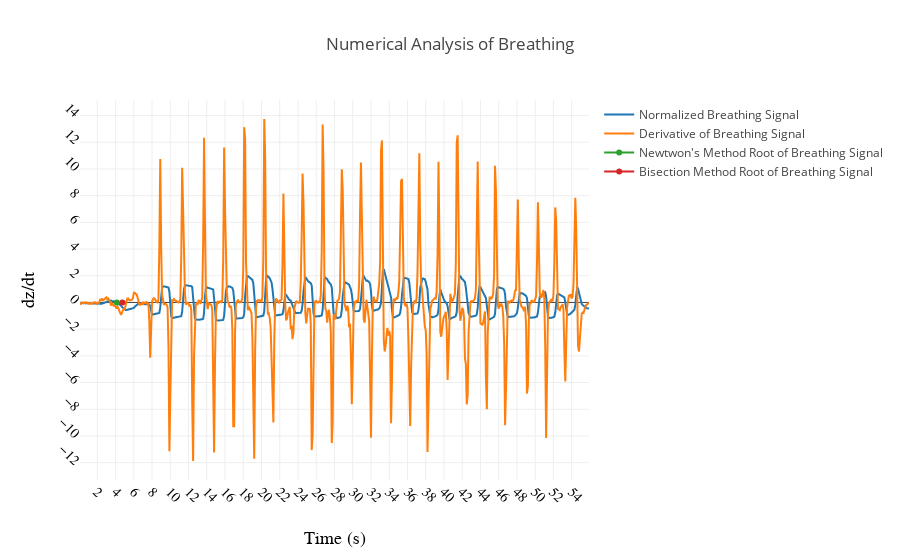

The notebook cell this image was saved under:
### Markdown cell above
**Plot Root of the Breathing Function**

We plot the roots found using: <p>
- Bisection method
- Newton's method

### Code cell
#Plot Derivative Breathing

traceNewtonRootBreathing = go.Scatter(x=[newton_root],y=[0],name="Newtwon's Method Root of Breathing Signal")
traceBisectionRootBreathing = go.Scatter(x=[bisection_root],y=[0],name="Bisection Method Root of Breathing Signal")

#Specify Plot Layout
layout = go.Layout(
    
    title='Numerical Analysis of Breathing',
    xaxis=dict(
        title='Time (s)',
        titlefont=dict(
            family='Arial, sans-serif',
            size=18,
            color='black'
        ),
        showticklabels=True,
        tickangle=45,
        dtick=2,
        tickfont=dict(
            family='Old Standard TT, serif',
            size=14,
            color='black'
        ),
        exponentformat='e',
        showexponent='all'
    ),
    yaxis=dict(
        title='dz/dt',
        titlefont=dict(
            family='Arial, sans-serif',
            size=18,
            color='black'
        ),
        showticklabels=True,
        tickangle=45,
        dtick=2,
        tickfont=dict(
            family='Old Standard TT, serif',
            size=14,
            color='black'
        ),
        exponentformat='e',
        showexponent='all'
    )
)
fig = go.Figure(data=[traceNormalizedBreathing,traceDerivativeBreathing,traceNewtonRootBreathing,traceBisectionRootBreathing], layout=layout)
iplot(fig, filename='axes-labels')

### Figure 1 — Plotly figure (JSON) as saved in the notebook; plotly's stock layout.template omitted (floating-point values rounded to 4 significant figures; data arrays with more than 128 entries replaced by an {"elided": "..."} marker saying what was removed)
{"data": [{"name": "Normalized Breathing Signal", "type": "scatter", "uid": "7e0d75a4-44c1-11e9-ba58-f218984035f7", "x": {"elided": "559 float values"}, "y": {"elided": "559 float values"}}, {"name": "Derivative of Breathing Signal", "type": "scatter", "uid": "7e0d7748-44c1-11e9-ad79-f218984035f7", "x": {"elided": "559 float values"}, "y": {"elided": "559 float values"}}, {"name": "Newtwon's Method Root of Breathing Signal", "type": "scatter", "uid": "7e0d7838-44c1-11e9-aa9b-f218984035f7", "x": [4.144], "y": [0]}, {"name": "Bisection Method Root of Breathing Signal", "type": "scatter", "uid": "7e0d78ec-44c1-11e9-a9e8-f218984035f7", "x": [4.75], "y": [0]}], "layout": {"title": "Numerical Analysis of Breathing", "xaxis": {"dtick": 2, "exponentformat": "e", "showexponent": "all", "showticklabels": true, "tickangle": 45, "tickfont": {"color": "black", "family": "Old Standard TT, serif", "size": 14}, "title": "Time (s)", "titlefont": {"color": "black", "family": "Arial, sans-serif", "size": 18}}, "yaxis": {"dtick": 2, "exponentformat": "e", "showexponent": "all", "showticklabels": true, "tickangle": 45, "tickfont": {"color": "black", "family": "Old Standard TT, serif", "size": 14}, "title": "dz/dt", "titlefont": {"color": "black", "family": "Arial, sans-serif", "size": 18}}}}
